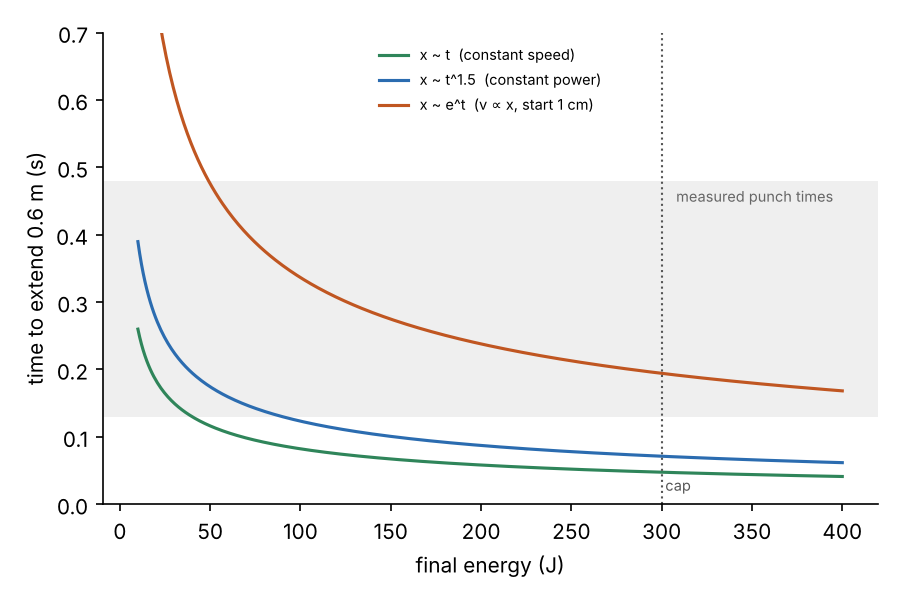

Write Python code to recreate this figure.
"""Final punch energy vs time to full arm extension for three motion profiles."""
import numpy as np, matplotlib; matplotlib.use("Agg")
import matplotlib.pyplot as plt
m, d, x0 = 3.75, 0.6, 0.01   # arm mass kg, extension m, exp-profile start offset m
E = np.linspace(10, 400, 400)
vf = np.sqrt(2 * E / m)
fig, ax = plt.subplots(figsize=(6, 4), dpi=150)
ax.axhspan(0.13, 0.48, color="#999", alpha=.15, lw=0)
ax.text(395, .47, "measured punch times", ha="right", va="top", fontsize=7, color="#666")
for k, lab, c in [(1, "x ~ t  (constant speed)", "#2f855a"),
                  (1.5, "x ~ t^1.5  (constant power)", "#2b6cb0"),
                  (np.log(d / x0), "x ~ e^t  (v ∝ x, start 1 cm)", "#c05621")]:
    ax.plot(E, k * d / vf, color=c, label=lab)
ax.axvline(300, color="#555", ls=":", lw=1); ax.text(302, .02, "cap", fontsize=7, color="#555")
ax.set_xlabel("final energy (J)"); ax.set_ylabel("time to extend 0.6 m (s)")
ax.set_ylim(0, 0.7); ax.legend(fontsize=7, frameon=False)
for s in ("top", "right"): ax.spines[s].set_visible(False)
fig.tight_layout(); fig.savefig("docs/combat/plots/extension_profiles.png")
